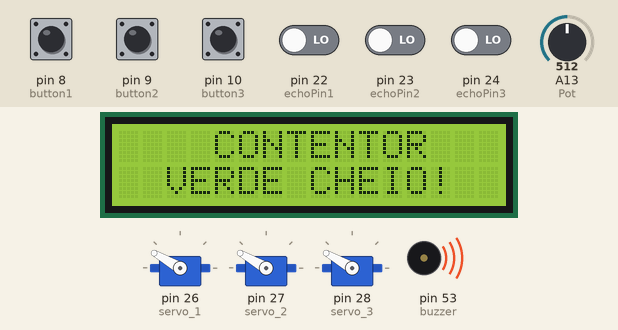
Bench run of a sketch on a simulated Arduino Mega 2560, built with avr-gcc and run on an emulated ATmega2560. Parts: 16×2 character LCD, 3 × servo, buzzer (waves = sounding). The inputs (shaded band) are chosen by the test bench; at power-on: pin 8 (button1), pin 9 (button2), pin 10 (button3), pin 22 (echoPin1), pin 23 (echoPin2), pin 24 (echoPin3) LOW, A13 (Pot) = 512.

Above: at 1.2 s.
1.3 s: pin 9 (button2) pulled HIGH for 1 s
At 4.2 s:
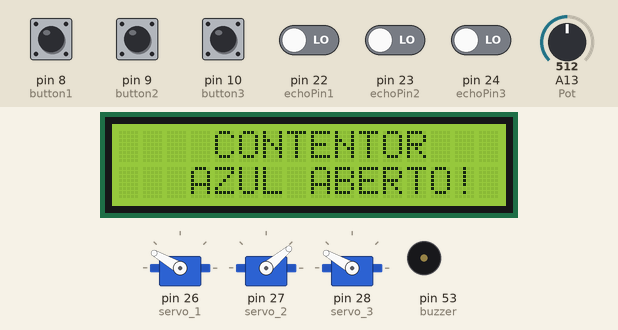
At 21.2 s:
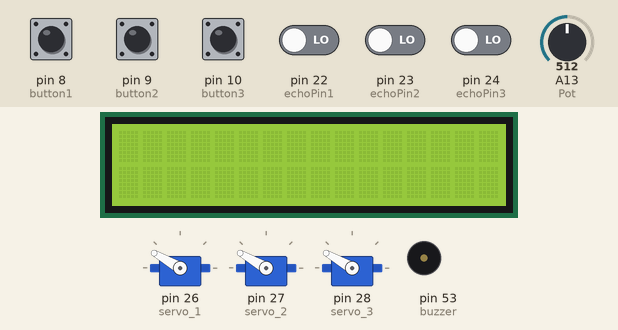
25.9 s: pin 9 (button2) pulled HIGH for 3.2 s
At 26.65 s:
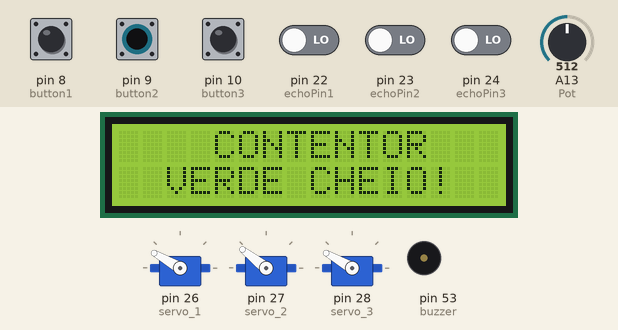
Timing chart, 0 to 29.7 s (numbered marks = the images above; inputs shaded):
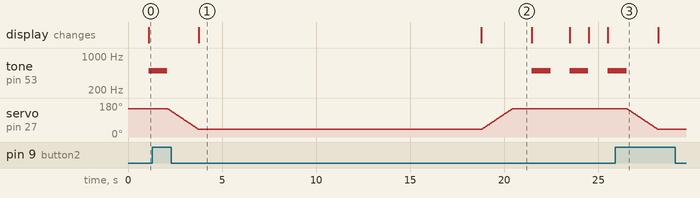

Measured:
- after the input at 1.3 s, the display: changes after 2.5 s (image 1)
- after the input at 25.9 s, tone on pin 53 (buzzer): goes on until 26.5 s, then stays silent; servo on pin 27 (servo_2): moves from 150° to 40° over 1.6 s, starting after 0.64 s
- by itself, tone on pin 53 (buzzer): repeats every 2.0 s: 500 Hz 1.0 s, silent 1.0 s
- what the display in image 1 shows lasts 15.0 s, from 3.8 s to 18.8 s

The sketch:

FinalINO.ino
```cpp
#include<LiquidCrystal.h>
#include <Servo.h>
LiquidCrystal lcd(12, 11, 5, 4, 3, 2);
byte rel[] = {
  B00100,
  B01110,
  B10101,
  B10111,
  B10001,
  B10001,
  B01010,
  B00100
};
byte lixo[] = {
  B10001,
  B10001,
  B10001,
  B10001,
  B10001,
  B10001,
  B11111,
  B11111
};
byte ERRO[] = {
  B10001,
  B10001,
  B01010,
  B00100,
  B00100,
  B01010,
  B10001,
  B10001
};
Servo servo_1;
Servo servo_2;
Servo servo_3;
int STOP = 0;
int trigPin = 13;
int echoPin1 = 22;
int echoPin2 = 23;
int echoPin3 = 24;
int button1 = 8;
int button2 = 9;
int button3 = 10;
int buttonState;
int pos;
int duracao;
int dist;
int pinoRX = 37;
int pinoTX = 36;
int Pot = A13;
int tempo = 0;
int buzzer = 53;
int per1 = 0;
int per2 = 0;
int per3 = 0;
char z;
int cont1 = 0;
int cont2 = 0;
int cont3 = 0;

void setup() {
  servo_1.write(150);
  servo_2.write(150);
  servo_3.write(150);
  lcd.begin(16, 2);
  lcd.createChar(0, rel);
  lcd.createChar(1, lixo);
  lcd.createChar(2, ERRO);
  Serial.begin(9600);
  pinMode(button1, INPUT);
  pinMode(button2, INPUT);
  pinMode(button3, INPUT);
  pinMode(trigPin, OUTPUT);
  pinMode(echoPin1, INPUT);
  pinMode(echoPin2, INPUT);
  pinMode(echoPin3, INPUT);
  pinMode(buzzer, OUTPUT);
  pinMode(Pot, INPUT);
  servo_1.attach(26);
  servo_2.attach(27);
  servo_3.attach(28);

}

void loop() {
  if (STOP != 1)
  {
    Timing();
    LCDset();
    ContAzul();
    ContAmarelo();
    ContVerde();
    BT();
  }
  else {
    z = Serial.read();
    BT();
  }
}


void LCDset() {
  lcd.clear();
  lcd.setCursor(0, 0);
  lcd.print("Pronto a abrir !");
  lcd.setCursor(0, 1);
  lcd.write(byte(0));
  lcd.print(tempo / 1000);
  lcd.print("s");
  lcd.setCursor(4, 1);
  lcd.write(byte(1));
  if (per3 >= 0 && per3 <= 100)
    lcd.print(per3);
  else {
    lcd.write(byte(2));
    lcd.write(byte(2));
  }
  lcd.setCursor(8, 1);
  lcd.write(byte(1));
  if (per2 >= 0 && per2 <= 100)
    lcd.print(per2);
  else {
    lcd.write(byte(2));
    lcd.write(byte(2));
  }
  lcd.setCursor(12, 1);
  lcd.write(byte(1));
  if (per1 >= 0 && per1 <= 100)
    lcd.print(per1);
  else {
    lcd.write(byte(2));
    lcd.write(byte(2));
  }
}

void Timing() {
  int x = analogRead(Pot);
  if (x < 200) {
    tempo = 5000;
  }
  if (x >= 200 && x < 400) {
    tempo = 10000;
  }
  if (x >= 400 && x < 600) {
    tempo = 15000;
  }
  if (x >= 600 && x < 650) {
    tempo = 20000;
  }
  if (x >= 700) {
    tempo = 25000;
  }
}

void ContAzul() {
  Sensor_de_Capacidade1();
  Cervo_Azul();
}


void ContAmarelo() {
  Sensor_de_Capacidade2();
  Cervo_Amarelo();
}
void ContVerde() {
  Sensor_de_Capacidade3();
  Cervo_Verde();
}


void Cervo_Verde() {
  buttonState = digitalRead(button1);
  if (buttonState == HIGH) {
    for (int pos = 150; pos >= 40; pos -= 1) {
      servo_1.write(pos);
      delay(15);
    }
    lcd.clear();
    lcd.setCursor(4, 0);
    lcd.print("CONTENTOR");
    lcd.setCursor(2, 1);
    lcd.print("VERDE ABERTO!");
    delay(tempo);
    lcd.clear();
    for (int pos = 40; pos <= 150; pos += 1) {
      servo_1.write(pos);
      delay(15);
    }
  }
}


void Cervo_Azul() {
  buttonState = digitalRead(button2);
  if (buttonState == HIGH) {
    for (int pos = 150; pos >= 40; pos -= 1) {
      servo_2.write(pos);
      delay(15);
    }
    lcd.clear();
    lcd.setCursor(4, 0);
    lcd.print("CONTENTOR");
    lcd.setCursor(3, 1);
    lcd.print("AZUL ABERTO!");
    delay(tempo);
    lcd.clear();
    for (int pos = 40; pos <= 150; pos += 1) {
      servo_2.write(pos);
      delay(15);
    }
  }
}


void Cervo_Amarelo() {
  buttonState = digitalRead(button3);
  if (buttonState == HIGH) {
    for (int pos = 150; pos >= 40; pos -= 1) {
      servo_3.write(pos);
      delay(15);
    }
    lcd.clear();
    lcd.setCursor(4, 0);
    lcd.print("CONTENTOR");
    lcd.setCursor(2, 1);
    lcd.print("AMARELO ABERTO!");
    delay(tempo);
    lcd.clear();
    for (int pos = 40; pos <= 150; pos += 1) {
      servo_3.write(pos);
      delay(15);
    }
  }
}


void Sensor_de_Capacidade1() {
  digitalWrite(trigPin, LOW);
  delay(2);
  digitalWrite(trigPin, HIGH);
  delay(10);
  digitalWrite(trigPin, LOW);

  duracao = pulseIn(echoPin1, HIGH);
  dist = duracao * 0.034 / 2;
  per1 = 100 - (dist / 0.217);
  if (per1 >= 85) {
    lcd.clear();
    lcd.setCursor(4, 0);
    lcd.print("CONTENTOR");
    lcd.setCursor(2, 1);
    lcd.print("VERDE CHEIO!");
    if (cont1 < 5) {
      tone(buzzer, 500);
    }
    delay(1000);
    noTone(buzzer);
    cont1 = cont1 + 1;
  }
  if (per1 < 85)
    cont1 = 0;
}
void Sensor_de_Capacidade2() {
  digitalWrite(trigPin, LOW);
  delay(2);
  digitalWrite(trigPin, HIGH);
  delay(10);
  digitalWrite(trigPin, LOW);

  duracao = pulseIn(echoPin2, HIGH);
  dist = duracao * 0.034 / 2;
  per2 = 100 - (dist / 0.217);
  if (per2 >= 85) {
    lcd.clear();
    lcd.setCursor(4, 0);
    lcd.print("CONTENTOR");
    lcd.setCursor(3, 1);
    lcd.print("AZUL CHEIO!");
    if (cont2 < 5) {
      tone(buzzer, 500);
    }
    delay(1000);
    noTone(buzzer);
    cont2 = cont2 + 1;
  }

  if (per2 < 85)
    cont2 = 0;
}
void Sensor_de_Capacidade3() {
  digitalWrite(trigPin, LOW);
  delay(2);
  digitalWrite(trigPin, HIGH);
  delay(10);
  digitalWrite(trigPin, LOW);

  duracao = pulseIn(echoPin3, HIGH);
  dist = duracao * 0.034 / 2;
  per3 = 100 - (dist / 0.217);
  if (per3 >= 85) {
    lcd.clear();
    lcd.setCursor(4, 0);
    lcd.print("CONTENTOR");
    lcd.setCursor(2, 1);
    lcd.print("AMARELO CHEIO!");
    if (cont3 < 5) {
      tone(buzzer, 500);
    }
    delay(1000);
    noTone(buzzer);
    cont3 = cont3 + 1;
  }

  if (per3 < 85)
    cont3 = 0;
}

void BT() {
  if (Serial.available() > 0)
  {
    char eco = Serial.read();
    switch (eco)
    {
      case 'a': {
          Serial.println("A abrir contentor amarelo...");
          for (int pos = 150; pos >= 40; pos -= 1) {
            servo_3.write(pos);
            delay(15);
          }
          delay(tempo);
          for (int pos = 40; pos <= 150; pos += 1) {
            servo_3.write(pos);
            delay(15);
          }
        }
        break;
      case 'b': {
          Serial.println("A abrir contentor azul...");
          for (int pos = 150; pos >= 40; pos -= 1) {
            servo_2.write(pos);
            delay(15);
          }
          delay(tempo);
          for (int pos = 40; pos <= 150; pos += 1) {
            servo_2.write(pos);
            delay(15);
          }
        }
        break;
      case 'c': {
          Serial.println("A abrir contentor verde...");
          for (int pos = 150; pos >= 40; pos -= 1) {
            servo_1.write(pos);
            delay(15);
          }
          delay(tempo);
          for (int pos = 40; pos <= 150; pos += 1) {
            servo_1.write(pos);
            delay(15);
          }
        }
        break;
      case 'd': {
          Serial.println("A abrir todos os contentores...");
          for (int pos = 150; pos >= 40; pos -= 1) {
            servo_1.write(pos);
            servo_2.write(pos);
            servo_3.write(pos);
            delay(15);
          }
          delay(tempo);
          for (int pos = 40; pos <= 150; pos += 1) {
            servo_1.write(pos);
            servo_2.write(pos);
            servo_3.write(pos);
            delay(15);
          }
        }
        break;
      case 'e': {
          delay(500);
          Serial.println("ESTADO DOS CONTENTORES:");
          Serial.println("--------------------");
          Serial.print("Contentor Amarelo a:");
          Serial.print(per3);
          Serial.println("%");
          Serial.print("Contentor Verde a:");
          Serial.print(per1);
          Serial.println("%");
          Serial.print("Contentor Azul a:");
          Serial.print(per2);
          Serial.println("%");
          Serial.println("--------------------");
          delay (500);
        }
        break;
      case 'f': {
          Serial.println("Contentores cheios... A bloquear ecoponto...");
          STOP = 1;
          lcd.clear();
          lcd.setCursor(4, 0);
          lcd.print("FORA DE");
          lcd.setCursor(5, 1);
          lcd.print("SERVICO");
          Serial.println("ECOPONTO BLOQUEADO.");
          delay(1000);
        }
        break;
      case 'g': {
          STOP = 0;
          Serial.println("Ecoponto desbloqueado, a iniciar programa...");
          delay(1000);
        }
        break;
      default : break;
    }
  }

}
```
